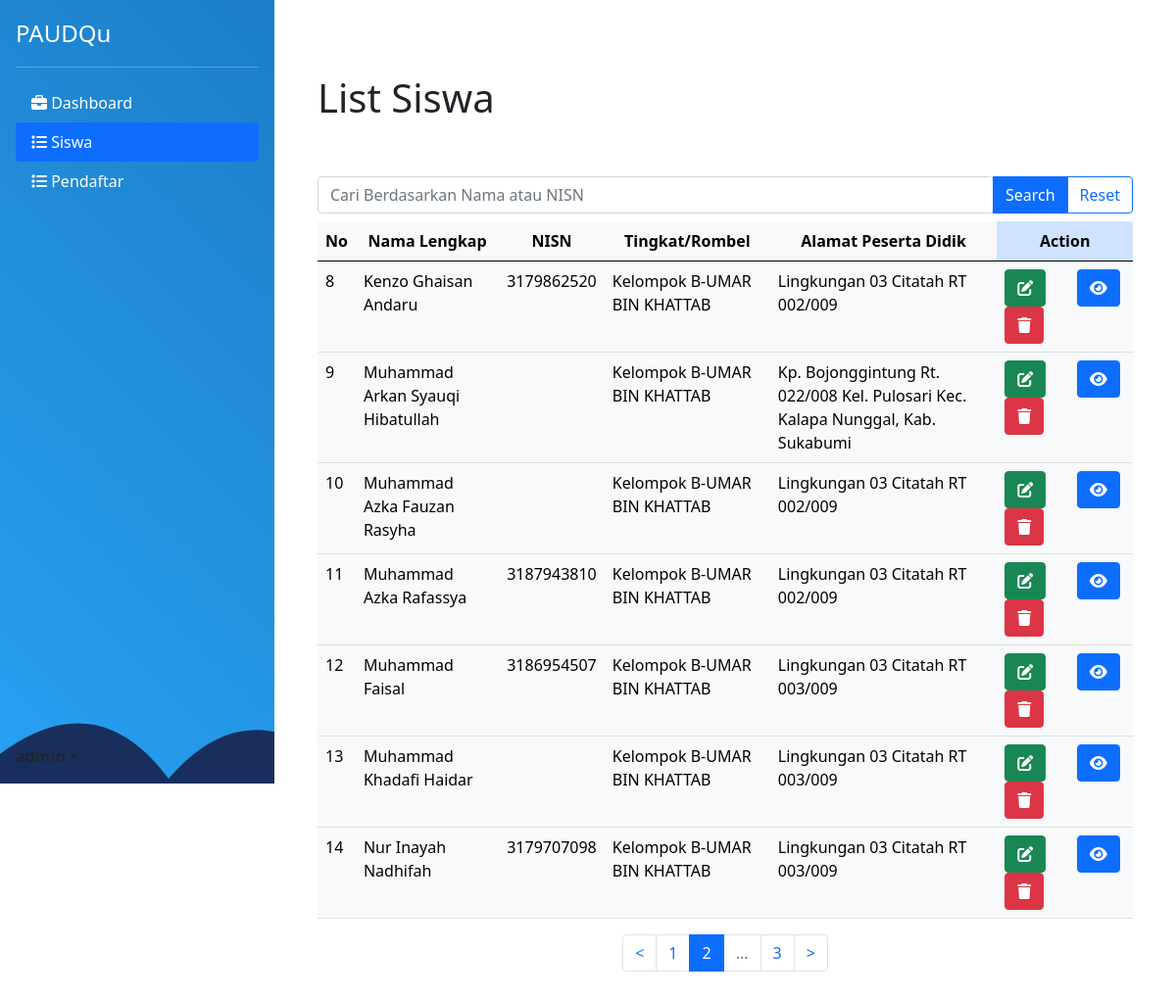
Page /siswa.php?page=2 (signed in) on the committed database.
### tables this page shows
CREATE TABLE `siswa` (
  `id` int(11) NOT NULL,
  `Nama_Lengkap` varchar(255) NOT NULL,
  `NIK` varchar(20) DEFAULT NULL,
  `Tempat_Lahir` varchar(100) DEFAULT NULL,
  `Tanggal_Lahir` date DEFAULT NULL,
  `Jenis_Kelamin` varchar(10) DEFAULT NULL,
  `Agama` varchar(20) DEFAULT NULL,
  `Anak_ke` int(11) DEFAULT NULL,
  `Alamat_Peserta_Didik` varchar(255) DEFAULT NULL,
  `Ayah` varchar(100) DEFAULT NULL,
  `Ibu` varchar(100) DEFAULT NULL,
  `Alamat_Orang_Tua` varchar(255) DEFAULT NULL,
  `Pekerjaan_Ayah` varchar(50) DEFAULT NULL,
  `Pekerjaan_Ibu` varchar(50) DEFAULT NULL,
  `NIS` varchar(20) DEFAULT NULL,
  `NISN` varchar(20) DEFAULT NULL,
  `Tingkat_Rombel` varchar(50) DEFAULT NULL
);

### siswa.php (the view, shortened to what this page needs)
<?php
$table = "siswa";
include "controller/connection.php";
?>
<!DOCTYPE html>
<html lang="en">
<head>
    <link rel="stylesheet" href="css/style.css">
    <link href="https://cdn.jsdelivr.net/npm/bootstrap@5.0.2/dist/css/bootstrap.min.css" rel="stylesheet">
</head>
<body class="vh-100">
    <?php include "components/sideNavbar.php" ?>
    <main class="flex-shrink-0">
        <div class="container mt-4 bg-white p-4 rounded">
            <h1 class="mt-2">List Siswa</h1>
            <div class="table-responsive">
                <form action="" method="GET">
                    <div class="input-group mt-5">
                        <input type="search" class="form-control rounded" name="search" placeholder="Cari Berdasarkan Nama atau NISN" aria-label="Search" aria-describedby="search-addon" />
                        <button type="submit" value="search" class="btn btn-primary">Search</button>
                        <button type="submit" value="clear" class="btn btn-outline-primary">Reset</button>
                    </div>
                </form>
                <table class="table table-light table-hover mt-2">
                    <thead class="thead-dark text-center">
                        <tr>
                            <th scope="col">No</th>
                            <th scope="col">Nama Lengkap</th>
                            <th scope="col">NISN</th>
                            <th scope="col">Tingkat/Rombel</th>
                            <th scope="col">Alamat Peserta Didik</th>
                            <th scope="col" class="table-primary">Action</th>
                        </tr>
                    </thead>
                    <tbody>
                        <?php
                        $limit = 7;
                        $page = isset($_GET['page']) ? (int)$_GET['page'] : 1;
                        $offset = ($page - 1) * $limit;
                        if (isset($_GET['search']) && !empty($_GET['search'])) {
                            $search = mysqli_real_escape_string($conn, $_GET['search']);
                            $sql_fetch = "SELECT * FROM siswa WHERE Nama_Lengkap LIKE '%$search%' OR nisn = '$search' LIMIT $limit OFFSET $offset";
                            $query = mysqli_query($conn, $sql_fetch);
                        } else {
                            $sql_fetch = "SELECT * FROM siswa LIMIT $limit OFFSET $offset";
                            $query = mysqli_query($conn, $sql_fetch);
                        }
                        $number = $offset + 1;
                        if (mysqli_num_rows($query) === 0) {
                            echo '<h1 class="text-center mt-5 mb-5">Tidak ada Data</h1>';
                        } else {
                            while ($row = mysqli_fetch_array($query)) {
                        ?>
                                <tr>
                                    <td class="col"><?php echo $number++ ?></td>
                                    <td class="col"><?php echo $row['Nama_Lengkap'] ?></td>
                                    <td class="col"><?php echo $row['NISN']; ?></td>
                                    <td class="col"><?php echo $row['Tingkat_Rombel']; ?></td>
                                    <td class="col"><?php echo $row['Alamat_Peserta_Didik']; ?></td>
                                    <td class="col-2">
                                        <div class="row">
                                            <div class="col">
                                                <a class="btn btn-success" href="edit.php?id=<?php echo $row['id']; ?>"><i class="fas fa-solid fa-edit ?>"></i></a>
                                            </div>
                                            <div class="col">
                                                <a class="btn btn-primary" href="detail.php?id=<?php echo $row['id']; ?>"><i class="fas fa-solid fa-eye ?>"></i></a>
                                            </div>
                                            <div class="col">
                                                <button class="btn btn-danger" onclick="deleteData(<?php echo $row['id']; ?>, '<?php echo $table; ?>')"><i class="fa-solid fa-trash"></i></button>
                                            </div>
                                        </div>
                                    </td>
                                </tr>
                        <?php
                            }
                        }
                        ?>
                    </tbody>
                </table>
                <div class="row">
                    <div class="col">
                        <nav aria-label="pagination">
                            <ul class="pagination align-items-center justify-content-center">
                                <?php
                                $totalPages = ceil(mysqli_num_rows(mysqli_query($conn, "SELECT * FROM siswa")) / $limit);
                                $numLinks = 2;
                                if ($page > 1) {
                                    echo '<li class="page-item"><a class="page-link" href="siswa.php?page=' . ($page - 1) . '">&lt;</a></li>';
                                } else {
                                    echo '<li class="page-item disabled"><span class="page-link">&lt;</span></li>';
                                }
                                $start = max(1, min($page - floor($numLinks / 2), $totalPages - $numLinks + 1));
                                $end = $start + $numLinks - 1;
                                for ($i = $start; $i <= $end; $i++) {
                                    if ($i == $page) {
                                        echo '<li class="page-item active"><span class="page-link">' . $i . '</span></li>';
                                    } else {
                                        echo '<li class="page-item"><a class="page-link" href="siswa.php?page=' . $i . '">' . $i . '</a></li>';
                                    }
                                }
                                if ($end < $totalPages) {
                                    echo '<li class="page-item disabled"><span class="page-link">...</span></li>';
                                    echo '<li class="page-item"><a class="page-link" href="siswa.php?page=' . $totalPages . '">' . $totalPages . '</a></li>';
                                }
                                if ($page < $totalPages) {
                                    echo '<li class="page-item"><a class="page-link" href="siswa.php?page=' . ($page + 1) . '">&gt;</a></li>';
                                } else {
                                    echo '<li class="page-item disabled"><span class="page-link">&gt;</span></li>';
                                }
                                ?>
                            </ul>
                        </nav>
                    </div>
                </div>
            </div>
        </div>
    </main>
</body>
</html>

### css/style.css (style rules this page uses)
:root { --main-color: #3393d5; --secondary-color: --ternary-color: }
.table { border-collapse: collapse; width: 100%; }

### siswa.php (style rules this page uses)
body, html { height: 100%; }
body { display: flex; }
main { flex: 1; padding: 20px; }

### rows in the picture
siswa: Nama_Lengkap "Kenzo Ghaisan Andaru", NISN "3179862520", Tingkat_Rombel "Kelompok B-UMAR BIN KHATTAB", Alamat_Peserta_Didik "Lingkungan 03 Citatah RT 002/009"
siswa: Nama_Lengkap "Muhammad Arkan Syauqi Hibatullah", Tingkat_Rombel "Kelompok B-UMAR BIN KHATTAB", Alamat_Peserta_Didik "Kp. Bojonggintung Rt. 022/008 Kel. Pulosari Kec. Kalapa Nunggal, Kab. Sukabumi"
siswa: Nama_Lengkap "Muhammad Azka Fauzan Rasyha", Tingkat_Rombel "Kelompok B-UMAR BIN KHATTAB", Alamat_Peserta_Didik "Lingkungan 03 Citatah RT 002/009"
siswa: Nama_Lengkap "Muhammad Azka Rafassya", NISN "3187943810", Tingkat_Rombel "Kelompok B-UMAR BIN KHATTAB", Alamat_Peserta_Didik "Lingkungan 03 Citatah RT 002/009"
siswa: Nama_Lengkap "Muhammad Faisal", NISN "3186954507", Tingkat_Rombel "Kelompok B-UMAR BIN KHATTAB", Alamat_Peserta_Didik "Lingkungan 03 Citatah RT 003/009"
siswa: Nama_Lengkap "Muhammad Khadafi Haidar", Tingkat_Rombel "Kelompok B-UMAR BIN KHATTAB", Alamat_Peserta_Didik "Lingkungan 03 Citatah RT 003/009"
siswa: Nama_Lengkap "Nur Inayah Nadhifah", NISN "3179707098", Tingkat_Rombel "Kelompok B-UMAR BIN KHATTAB", Alamat_Peserta_Didik "Lingkungan 03 Citatah RT 003/009"

### other values in the picture
$menuItem['text'] "Dashboard"
$menuItem['text'] "Siswa"
$menuItem['text'] "Pendaftar"
$totalPages "3"
